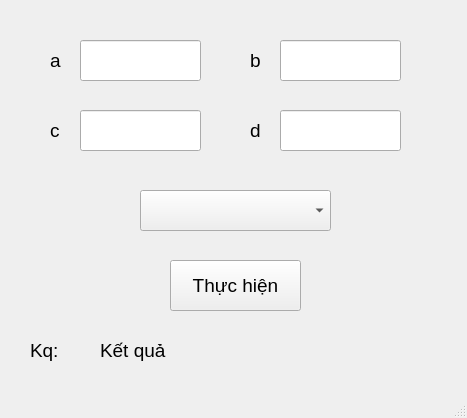
<?xml version="1.0" encoding="UTF-8"?>
<ui version="4.0">
 <class>MainWindow</class>
 <widget class="QMainWindow" name="MainWindow">
  <property name="geometry">
   <rect>
    <x>0</x>
    <y>0</y>
    <width>467</width>
    <height>418</height>
   </rect>
  </property>
  <property name="windowTitle">
   <string>MainWindow</string>
  </property>
  <widget class="QWidget" name="centralwidget">
   <widget class="QLabel" name="label">
    <property name="geometry">
     <rect>
      <x>50</x>
      <y>40</y>
      <width>21</width>
      <height>41</height>
     </rect>
    </property>
    <property name="font">
     <font>
      <pointsize>14</pointsize>
     </font>
    </property>
    <property name="text">
     <string>a</string>
    </property>
   </widget>
   <widget class="QLineEdit" name="lineEdit_a">
    <property name="geometry">
     <rect>
      <x>80</x>
      <y>40</y>
      <width>121</width>
      <height>41</height>
     </rect>
    </property>
    <property name="font">
     <font>
      <pointsize>14</pointsize>
     </font>
    </property>
   </widget>
   <widget class="QLineEdit" name="lineEdit_c">
    <property name="geometry">
     <rect>
      <x>80</x>
      <y>110</y>
      <width>121</width>
      <height>41</height>
     </rect>
    </property>
    <property name="font">
     <font>
      <pointsize>14</pointsize>
     </font>
    </property>
   </widget>
   <widget class="QLabel" name="label_2">
    <property name="geometry">
     <rect>
      <x>50</x>
      <y>110</y>
      <width>21</width>
      <height>41</height>
     </rect>
    </property>
    <property name="font">
     <font>
      <pointsize>14</pointsize>
     </font>
    </property>
    <property name="text">
     <string>c</string>
    </property>
   </widget>
   <widget class="QLineEdit" name="lineEdit_b">
    <property name="geometry">
     <rect>
      <x>280</x>
      <y>40</y>
      <width>121</width>
      <height>41</height>
     </rect>
    </property>
    <property name="font">
     <font>
      <pointsize>14</pointsize>
     </font>
    </property>
   </widget>
   <widget class="QLabel" name="label_3">
    <property name="geometry">
     <rect>
      <x>250</x>
      <y>40</y>
      <width>21</width>
      <height>41</height>
     </rect>
    </property>
    <property name="font">
     <font>
      <pointsize>14</pointsize>
     </font>
    </property>
    <property name="text">
     <string>b</string>
    </property>
   </widget>
   <widget class="QLineEdit" name="lineEdit_d">
    <property name="geometry">
     <rect>
      <x>280</x>
      <y>110</y>
      <width>121</width>
      <height>41</height>
     </rect>
    </property>
    <property name="font">
     <font>
      <pointsize>14</pointsize>
     </font>
    </property>
   </widget>
   <widget class="QLabel" name="label_4">
    <property name="geometry">
     <rect>
      <x>250</x>
      <y>110</y>
      <width>21</width>
      <height>41</height>
     </rect>
    </property>
    <property name="font">
     <font>
      <pointsize>14</pointsize>
     </font>
    </property>
    <property name="text">
     <string>d</string>
    </property>
   </widget>
   <widget class="QComboBox" name="comboBox">
    <property name="geometry">
     <rect>
      <x>140</x>
      <y>190</y>
      <width>191</width>
      <height>41</height>
     </rect>
    </property>
    <property name="font">
     <font>
      <pointsize>14</pointsize>
     </font>
    </property>
   </widget>
   <widget class="QPushButton" name="pushButton">
    <property name="geometry">
     <rect>
      <x>170</x>
      <y>260</y>
      <width>131</width>
      <height>51</height>
     </rect>
    </property>
    <property name="font">
     <font>
      <pointsize>14</pointsize>
     </font>
    </property>
    <property name="text">
     <string>Thực hiện</string>
    </property>
   </widget>
   <widget class="QLabel" name="label_5">
    <property name="geometry">
     <rect>
      <x>30</x>
      <y>330</y>
      <width>41</width>
      <height>41</height>
     </rect>
    </property>
    <property name="font">
     <font>
      <pointsize>14</pointsize>
     </font>
    </property>
    <property name="text">
     <string>Kq:</string>
    </property>
   </widget>
   <widget class="QLabel" name="label_kq">
    <property name="geometry">
     <rect>
      <x>100</x>
      <y>330</y>
      <width>301</width>
      <height>41</height>
     </rect>
    </property>
    <property name="font">
     <font>
      <pointsize>14</pointsize>
     </font>
    </property>
    <property name="text">
     <string>Kết quả</string>
    </property>
   </widget>
  </widget>
  <widget class="QStatusBar" name="statusbar"/>
 </widget>
 <resources/>
 <connections/>
</ui>
